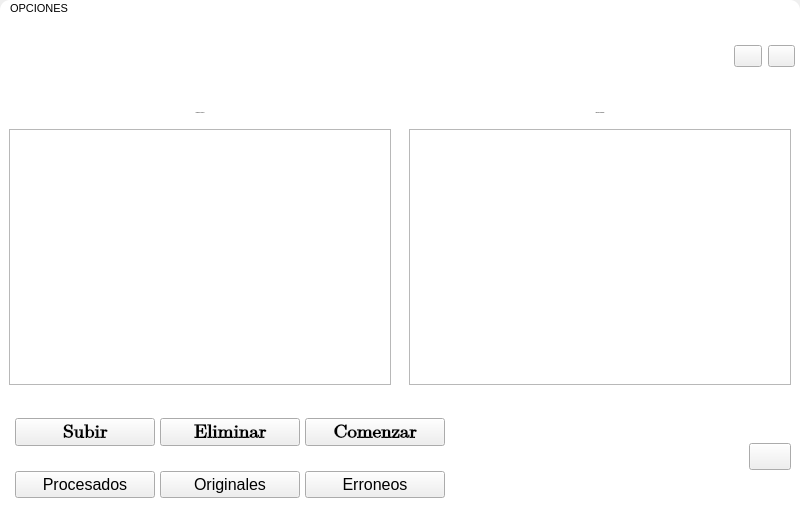
<?xml version="1.0" encoding="UTF-8"?>
<ui version="4.0">
 <class>Kenworth_del_Este</class>
 <widget class="QMainWindow" name="Kenworth_del_Este">
  <property name="geometry">
   <rect>
    <x>0</x>
    <y>0</y>
    <width>800</width>
    <height>520</height>
   </rect>
  </property>
  <property name="minimumSize">
   <size>
    <width>800</width>
    <height>520</height>
   </size>
  </property>
  <property name="maximumSize">
   <size>
    <width>800</width>
    <height>520</height>
   </size>
  </property>
  <property name="windowTitle">
   <string>KENWORTH DEL ESTE</string>
  </property>
  <property name="styleSheet">
   <string notr="true">#Kenworth_del_Este{
min-width: 800px;
min-height:520px;
max-width: 800px;
max-height:520px;
}
#WPrincipal{
background-color: rgb(255, 255, 255);
}
[objectName^=&quot;btc_btc&quot;]{
background-color: transparent;
border-radius:none;
width:35px;
height:35px;
}
[objectName^=&quot;btc_btc&quot;]:hover{
	background-color: rgb(209, 209, 209);
	color: rgb(0, 0, 0);
	border-radius:4px;
}
[objectName^=&quot;Tabla&quot;]{
	background-color: rgb(255, 255, 255);
	border: 1px solid;
}
[objectName^=&quot;txt&quot;]{
	font-family: Arial;
	color: rgb(0, 0, 0);
	font-size: 20px;
}
[objectName^=&quot;btn_btn&quot;]{
	background-color: rgb(145, 145, 145);
	border-radius:4px;
	color: rgb(0, 0, 0);
	height:35px;
}
[objectName^=&quot;btn_btn&quot;]:hover{
	background-color:  rgb(209, 209, 209);
}
#menuBar{
background-color: rgb(255, 255, 255);
color: rgb(0, 0, 0);
border-top-left-radius: 10px;
border-top-right-radius: 10px;
}</string>
  </property>
  <widget class="QWidget" name="WPrincipal">
   <property name="styleSheet">
    <string notr="true"/>
   </property>
   <layout class="QVBoxLayout" name="verticalLayout">
    <property name="spacing">
     <number>0</number>
    </property>
    <property name="leftMargin">
     <number>0</number>
    </property>
    <property name="topMargin">
     <number>0</number>
    </property>
    <property name="rightMargin">
     <number>0</number>
    </property>
    <property name="bottomMargin">
     <number>0</number>
    </property>
    <item>
     <widget class="QWidget" name="WCabecera" native="true">
      <property name="minimumSize">
       <size>
        <width>0</width>
        <height>50</height>
       </size>
      </property>
      <property name="maximumSize">
       <size>
        <width>16777215</width>
        <height>50</height>
       </size>
      </property>
      <layout class="QHBoxLayout" name="horizontalLayout_13">
       <property name="spacing">
        <number>0</number>
       </property>
       <property name="leftMargin">
        <number>15</number>
       </property>
       <property name="topMargin">
        <number>0</number>
       </property>
       <property name="rightMargin">
        <number>0</number>
       </property>
       <property name="bottomMargin">
        <number>0</number>
       </property>
       <item>
        <widget class="QWidget" name="WLogo" native="true">
         <property name="minimumSize">
          <size>
           <width>200</width>
           <height>0</height>
          </size>
         </property>
         <property name="maximumSize">
          <size>
           <width>200</width>
           <height>16777215</height>
          </size>
         </property>
         <layout class="QHBoxLayout" name="horizontalLayout_11">
          <property name="spacing">
           <number>0</number>
          </property>
          <property name="leftMargin">
           <number>0</number>
          </property>
          <property name="topMargin">
           <number>0</number>
          </property>
          <property name="rightMargin">
           <number>0</number>
          </property>
          <property name="bottomMargin">
           <number>0</number>
          </property>
          <item>
           <widget class="QLabel" name="lblLogoKWESTE">
            <property name="text">
             <string/>
            </property>
            <property name="pixmap">
             <pixmap>../Source/KWESTE.png</pixmap>
            </property>
            <property name="scaledContents">
             <bool>true</bool>
            </property>
           </widget>
          </item>
         </layout>
        </widget>
       </item>
       <item>
        <spacer name="horizontalSpacer_2">
         <property name="orientation">
          <enum>Qt::Horizontal</enum>
         </property>
         <property name="sizeHint" stdset="0">
          <size>
           <width>40</width>
           <height>20</height>
          </size>
         </property>
        </spacer>
       </item>
       <item>
        <widget class="QWidget" name="WBotonesSalida" native="true">
         <property name="minimumSize">
          <size>
           <width>75</width>
           <height>0</height>
          </size>
         </property>
         <property name="maximumSize">
          <size>
           <width>75</width>
           <height>16777215</height>
          </size>
         </property>
         <layout class="QHBoxLayout" name="horizontalLayout_12">
          <property name="rightMargin">
           <number>5</number>
          </property>
          <item>
           <widget class="QPushButton" name="btc_btc_Minimizar">
            <property name="cursor">
             <cursorShape>PointingHandCursor</cursorShape>
            </property>
            <property name="toolTip">
             <string>Minimizar</string>
            </property>
            <property name="text">
             <string/>
            </property>
            <property name="icon">
             <iconset>
              <normaloff>../Source/Icon_Minimize.png</normaloff>../Source/Icon_Minimize.png</iconset>
            </property>
            <property name="iconSize">
             <size>
              <width>30</width>
              <height>30</height>
             </size>
            </property>
           </widget>
          </item>
          <item>
           <widget class="QPushButton" name="btc_btc_Cerrar">
            <property name="cursor">
             <cursorShape>PointingHandCursor</cursorShape>
            </property>
            <property name="mouseTracking">
             <bool>true</bool>
            </property>
            <property name="toolTip">
             <string>Cerrar</string>
            </property>
            <property name="text">
             <string/>
            </property>
            <property name="icon">
             <iconset>
              <normaloff>../Source/Icon_Close.png</normaloff>../Source/Icon_Close.png</iconset>
            </property>
            <property name="iconSize">
             <size>
              <width>30</width>
              <height>30</height>
             </size>
            </property>
           </widget>
          </item>
         </layout>
        </widget>
       </item>
      </layout>
     </widget>
    </item>
    <item>
     <widget class="QWidget" name="WCuerpo" native="true">
      <property name="minimumSize">
       <size>
        <width>0</width>
        <height>300</height>
       </size>
      </property>
      <property name="maximumSize">
       <size>
        <width>16777215</width>
        <height>300</height>
       </size>
      </property>
      <layout class="QHBoxLayout" name="horizontalLayout_7">
       <property name="spacing">
        <number>0</number>
       </property>
       <property name="leftMargin">
        <number>0</number>
       </property>
       <property name="topMargin">
        <number>0</number>
       </property>
       <property name="rightMargin">
        <number>0</number>
       </property>
       <property name="bottomMargin">
        <number>0</number>
       </property>
       <item>
        <widget class="QWidget" name="WTablaIzquierda" native="true">
         <layout class="QVBoxLayout" name="verticalLayout_8">
          <item>
           <widget class="QLabel" name="txt_cola">
            <property name="minimumSize">
             <size>
              <width>0</width>
              <height>20</height>
             </size>
            </property>
            <property name="maximumSize">
             <size>
              <width>16777215</width>
              <height>20</height>
             </size>
            </property>
            <property name="font">
             <font>
              <family>Arial</family>
              <pointsize>-1</pointsize>
             </font>
            </property>
            <property name="text">
             <string>Trabajos En Espera</string>
            </property>
            <property name="alignment">
             <set>Qt::AlignCenter</set>
            </property>
           </widget>
          </item>
          <item>
           <widget class="QTableWidget" name="Tabla_cola"/>
          </item>
         </layout>
        </widget>
       </item>
       <item>
        <widget class="QWidget" name="WTablaDerecha" native="true">
         <layout class="QVBoxLayout" name="verticalLayout_9">
          <item>
           <widget class="QLabel" name="txt_procesado">
            <property name="minimumSize">
             <size>
              <width>0</width>
              <height>20</height>
             </size>
            </property>
            <property name="maximumSize">
             <size>
              <width>16777215</width>
              <height>20</height>
             </size>
            </property>
            <property name="font">
             <font>
              <family>Arial</family>
              <pointsize>-1</pointsize>
             </font>
            </property>
            <property name="text">
             <string>Trabajos Realizados</string>
            </property>
            <property name="alignment">
             <set>Qt::AlignCenter</set>
            </property>
           </widget>
          </item>
          <item>
           <widget class="QTableWidget" name="Tabla_Procesados"/>
          </item>
         </layout>
        </widget>
       </item>
      </layout>
     </widget>
    </item>
    <item>
     <widget class="QWidget" name="WPie" native="true">
      <property name="minimumSize">
       <size>
        <width>0</width>
        <height>100</height>
       </size>
      </property>
      <property name="maximumSize">
       <size>
        <width>16777215</width>
        <height>100</height>
       </size>
      </property>
      <layout class="QHBoxLayout" name="horizontalLayout_8">
       <property name="spacing">
        <number>0</number>
       </property>
       <property name="leftMargin">
        <number>0</number>
       </property>
       <property name="topMargin">
        <number>0</number>
       </property>
       <property name="rightMargin">
        <number>0</number>
       </property>
       <property name="bottomMargin">
        <number>0</number>
       </property>
       <item>
        <widget class="QWidget" name="WBotones" native="true">
         <property name="minimumSize">
          <size>
           <width>450</width>
           <height>0</height>
          </size>
         </property>
         <layout class="QVBoxLayout" name="verticalLayout_10">
          <property name="spacing">
           <number>5</number>
          </property>
          <property name="leftMargin">
           <number>10</number>
          </property>
          <property name="topMargin">
           <number>0</number>
          </property>
          <property name="rightMargin">
           <number>0</number>
          </property>
          <property name="bottomMargin">
           <number>0</number>
          </property>
          <item>
           <widget class="QWidget" name="WBotonesTrabajo" native="true">
            <property name="minimumSize">
             <size>
              <width>0</width>
              <height>50</height>
             </size>
            </property>
            <property name="maximumSize">
             <size>
              <width>16777215</width>
              <height>50</height>
             </size>
            </property>
            <layout class="QHBoxLayout" name="horizontalLayout_9">
             <property name="spacing">
              <number>5</number>
             </property>
             <property name="leftMargin">
              <number>5</number>
             </property>
             <property name="topMargin">
              <number>5</number>
             </property>
             <property name="rightMargin">
              <number>5</number>
             </property>
             <property name="bottomMargin">
              <number>5</number>
             </property>
             <item>
              <widget class="QPushButton" name="btn_btn_Subir">
               <property name="font">
                <font>
                 <family>Cambria Math</family>
                 <pointsize>14</pointsize>
                 <weight>75</weight>
                 <bold>true</bold>
                </font>
               </property>
               <property name="cursor">
                <cursorShape>PointingHandCursor</cursorShape>
               </property>
               <property name="toolTip">
                <string>&lt;html&gt;&lt;head/&gt;&lt;body&gt;&lt;p&gt;Selecciona un archivo .xlsx&lt;/p&gt;&lt;/body&gt;&lt;/html&gt;</string>
               </property>
               <property name="styleSheet">
                <string notr="true"/>
               </property>
               <property name="text">
                <string>Subir</string>
               </property>
              </widget>
             </item>
             <item>
              <widget class="QPushButton" name="btn_btn_Eliminar">
               <property name="font">
                <font>
                 <family>Cambria Math</family>
                 <pointsize>14</pointsize>
                 <weight>75</weight>
                 <bold>true</bold>
                </font>
               </property>
               <property name="cursor">
                <cursorShape>PointingHandCursor</cursorShape>
               </property>
               <property name="toolTip">
                <string>&lt;html&gt;&lt;head/&gt;&lt;body&gt;&lt;p&gt;Elimina los archivos procesados&lt;/p&gt;&lt;/body&gt;&lt;/html&gt;</string>
               </property>
               <property name="styleSheet">
                <string notr="true"/>
               </property>
               <property name="text">
                <string>Eliminar</string>
               </property>
              </widget>
             </item>
             <item>
              <widget class="QPushButton" name="btn_btn_Comenzar">
               <property name="font">
                <font>
                 <family>Cambria Math</family>
                 <pointsize>14</pointsize>
                 <weight>75</weight>
                 <bold>true</bold>
                </font>
               </property>
               <property name="cursor">
                <cursorShape>PointingHandCursor</cursorShape>
               </property>
               <property name="toolTip">
                <string>&lt;html&gt;&lt;head/&gt;&lt;body&gt;&lt;p&gt;Comenzar el proceso&lt;/p&gt;&lt;/body&gt;&lt;/html&gt;</string>
               </property>
               <property name="styleSheet">
                <string notr="true"/>
               </property>
               <property name="text">
                <string>Comenzar</string>
               </property>
              </widget>
             </item>
            </layout>
           </widget>
          </item>
          <item>
           <widget class="QWidget" name="WBotonesRutas" native="true">
            <layout class="QHBoxLayout" name="horizontalLayout_10">
             <property name="spacing">
              <number>5</number>
             </property>
             <property name="leftMargin">
              <number>5</number>
             </property>
             <property name="topMargin">
              <number>5</number>
             </property>
             <property name="rightMargin">
              <number>5</number>
             </property>
             <property name="bottomMargin">
              <number>5</number>
             </property>
             <item>
              <widget class="QPushButton" name="btn_btn_Procesados">
               <property name="font">
                <font>
                 <pointsize>12</pointsize>
                 <weight>50</weight>
                 <bold>false</bold>
                </font>
               </property>
               <property name="cursor">
                <cursorShape>PointingHandCursor</cursorShape>
               </property>
               <property name="toolTip">
                <string>&lt;html&gt;&lt;head/&gt;&lt;body&gt;&lt;p&gt;Ruta de archivos procesados&lt;/p&gt;&lt;/body&gt;&lt;/html&gt;</string>
               </property>
               <property name="styleSheet">
                <string notr="true"/>
               </property>
               <property name="text">
                <string>Procesados</string>
               </property>
              </widget>
             </item>
             <item>
              <widget class="QPushButton" name="btn_btn_Originales">
               <property name="font">
                <font>
                 <pointsize>12</pointsize>
                </font>
               </property>
               <property name="cursor">
                <cursorShape>PointingHandCursor</cursorShape>
               </property>
               <property name="toolTip">
                <string>&lt;html&gt;&lt;head/&gt;&lt;body&gt;&lt;p&gt;Ruta de archivos originales&lt;/p&gt;&lt;/body&gt;&lt;/html&gt;</string>
               </property>
               <property name="styleSheet">
                <string notr="true"/>
               </property>
               <property name="text">
                <string>Originales</string>
               </property>
              </widget>
             </item>
             <item>
              <widget class="QPushButton" name="btn_btn_Errores">
               <property name="font">
                <font>
                 <pointsize>12</pointsize>
                </font>
               </property>
               <property name="cursor">
                <cursorShape>PointingHandCursor</cursorShape>
               </property>
               <property name="toolTip">
                <string>&lt;html&gt;&lt;head/&gt;&lt;body&gt;&lt;p&gt;Ruta de archivos erroneos&lt;/p&gt;&lt;/body&gt;&lt;/html&gt;</string>
               </property>
               <property name="styleSheet">
                <string notr="true"/>
               </property>
               <property name="text">
                <string>Erroneos</string>
               </property>
              </widget>
             </item>
            </layout>
           </widget>
          </item>
         </layout>
        </widget>
       </item>
       <item>
        <widget class="QWidget" name="WTextoProceso" native="true">
         <layout class="QVBoxLayout" name="verticalLayout_11">
          <property name="spacing">
           <number>5</number>
          </property>
          <property name="leftMargin">
           <number>0</number>
          </property>
          <property name="rightMargin">
           <number>0</number>
          </property>
          <item>
           <widget class="QLabel" name="lbl_TrabajandoCon">
            <property name="enabled">
             <bool>false</bool>
            </property>
            <property name="font">
             <font>
              <family>Arial</family>
              <pointsize>12</pointsize>
              <weight>75</weight>
              <bold>true</bold>
             </font>
            </property>
            <property name="text">
             <string/>
            </property>
            <property name="alignment">
             <set>Qt::AlignCenter</set>
            </property>
           </widget>
          </item>
          <item>
           <widget class="QLabel" name="lbl_NombreReporte">
            <property name="enabled">
             <bool>false</bool>
            </property>
            <property name="font">
             <font>
              <family>Arial</family>
              <pointsize>12</pointsize>
              <weight>75</weight>
              <bold>true</bold>
             </font>
            </property>
            <property name="text">
             <string/>
            </property>
            <property name="alignment">
             <set>Qt::AlignCenter</set>
            </property>
           </widget>
          </item>
         </layout>
        </widget>
       </item>
       <item>
        <widget class="QWidget" name="WBotonAyuda" native="true">
         <property name="minimumSize">
          <size>
           <width>60</width>
           <height>0</height>
          </size>
         </property>
         <property name="maximumSize">
          <size>
           <width>60</width>
           <height>60</height>
          </size>
         </property>
         <layout class="QVBoxLayout" name="verticalLayout_12">
          <item>
           <widget class="QPushButton" name="btn_btn_Ayuda">
            <property name="maximumSize">
             <size>
              <width>16777213</width>
              <height>16777215</height>
             </size>
            </property>
            <property name="font">
             <font>
              <family>Verdana</family>
              <pointsize>12</pointsize>
              <weight>75</weight>
              <bold>true</bold>
             </font>
            </property>
            <property name="cursor">
             <cursorShape>PointingHandCursor</cursorShape>
            </property>
            <property name="acceptDrops">
             <bool>false</bool>
            </property>
            <property name="toolTip">
             <string notr="true">&lt;html&gt;&lt;head/&gt;&lt;body&gt;&lt;p align=&quot;justify&quot;&gt;Ayuda&lt;/p&gt;&lt;/body&gt;&lt;/html&gt;</string>
            </property>
            <property name="toolTipDuration">
             <number>0</number>
            </property>
            <property name="statusTip">
             <string/>
            </property>
            <property name="whatsThis">
             <string/>
            </property>
            <property name="accessibleName">
             <string/>
            </property>
            <property name="accessibleDescription">
             <string/>
            </property>
            <property name="layoutDirection">
             <enum>Qt::LeftToRight</enum>
            </property>
            <property name="autoFillBackground">
             <bool>false</bool>
            </property>
            <property name="styleSheet">
             <string notr="true"/>
            </property>
            <property name="locale">
             <locale language="Spanish" country="Nicaragua"/>
            </property>
            <property name="text">
             <string/>
            </property>
            <property name="icon">
             <iconset>
              <normaloff>../Source/Icon_Help.png</normaloff>../Source/Icon_Help.png</iconset>
            </property>
            <property name="iconSize">
             <size>
              <width>32</width>
              <height>32</height>
             </size>
            </property>
           </widget>
          </item>
         </layout>
        </widget>
       </item>
      </layout>
     </widget>
    </item>
   </layout>
  </widget>
  <widget class="QMenuBar" name="menuBar">
   <property name="geometry">
    <rect>
     <x>0</x>
     <y>0</y>
     <width>800</width>
     <height>20</height>
    </rect>
   </property>
   <property name="font">
    <font>
     <family>Arial</family>
     <pointsize>8</pointsize>
    </font>
   </property>
   <widget class="QMenu" name="menuOpciones">
    <property name="font">
     <font>
      <family>Arial</family>
      <pointsize>8</pointsize>
      <weight>50</weight>
      <bold>false</bold>
     </font>
    </property>
    <property name="title">
     <string>OPCIONES</string>
    </property>
    <widget class="QMenu" name="menuPagosClientes">
     <property name="font">
      <font>
       <family>Arial</family>
       <pointsize>8</pointsize>
      </font>
     </property>
     <property name="title">
      <string>Reportes</string>
     </property>
     <widget class="QMenu" name="menuPagos_de_facturas_de_clientes">
      <property name="title">
       <string>Pagos de facturas de clientes</string>
      </property>
      <addaction name="actionObjetivos_Mensuales_PagosClientes"/>
     </widget>
     <addaction name="menuPagos_de_facturas_de_clientes"/>
     <addaction name="actionDepartamentos"/>
    </widget>
    <addaction name="menuPagosClientes"/>
    <addaction name="actionFechaMovimiento"/>
    <addaction name="actionDirecciones_de_envio"/>
   </widget>
   <addaction name="menuOpciones"/>
  </widget>
  <action name="actionFechaMovimiento">
   <property name="text">
    <string>FechaMovimiento</string>
   </property>
  </action>
  <action name="actionDirecciones_de_envio">
   <property name="text">
    <string>Direcciones de envio</string>
   </property>
  </action>
  <action name="actionObjetivos_Mensuales_PagosClientes">
   <property name="text">
    <string>Objetivos Mensuales</string>
   </property>
   <property name="font">
    <font>
     <pointsize>8</pointsize>
    </font>
   </property>
  </action>
  <action name="actionConfiguracion_ServicioDetallado">
   <property name="text">
    <string>Configuración</string>
   </property>
  </action>
  <action name="actionConfiguracion_FacturasVentasRefacciones">
   <property name="text">
    <string>Configuración</string>
   </property>
  </action>
  <action name="actionDepartamentos">
   <property name="text">
    <string>Departamentos</string>
   </property>
  </action>
 </widget>
 <resources/>
 <connections/>
</ui>
